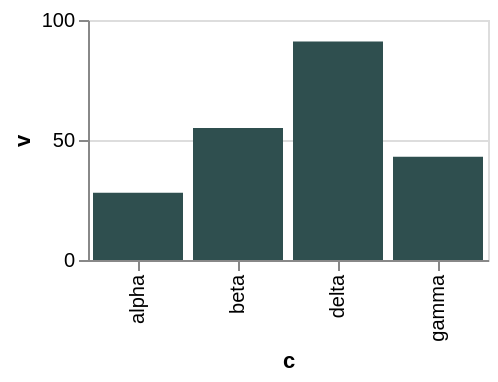

Vega-Lite specification for this chart:
### Vega-Lite specification from a JSON file in a GitHub repository (floating-point values rounded to 4 significant figures)
{"$schema": "https://vega.github.io/schema/vega-lite/v6.json", "width": 200, "height": 120, "data": {"values": [{"c": "alpha", "v": 28, "w": 3, "t": "2024-01-07"}, {"c": "beta", "v": 55, "w": 7, "t": "2024-03-19"}, {"c": "gamma", "v": 43, "w": 5, "t": "2024-06-02"}, {"c": "delta", "v": 91, "w": 9, "t": "2024-09-11"}]}, "mark": {"type": "bar", "color": "darkslategray"}, "encoding": {"x": {"field": "c", "type": "nominal"}, "y": {"field": "v", "type": "quantitative"}}}
